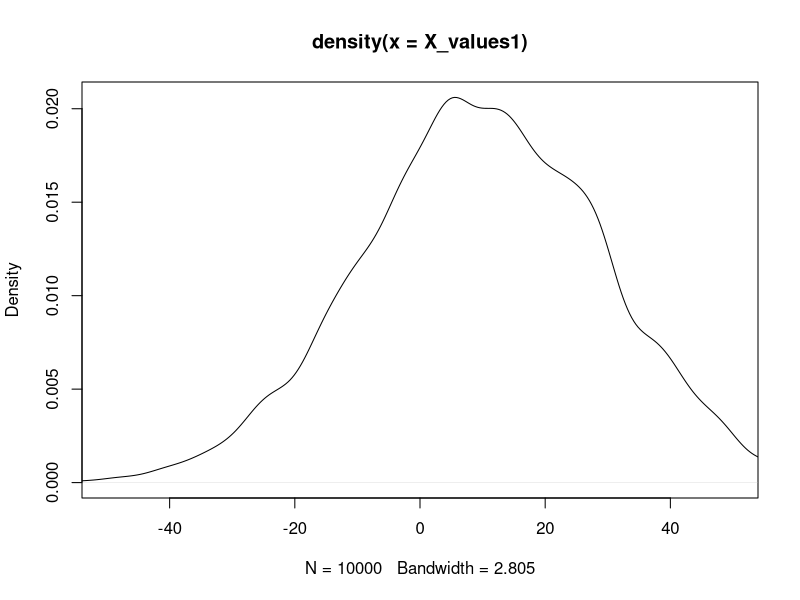

Reproduce this figure in R. (Note: this script raises an error after producing the figure.)
### A-kohta

MCMC = function(X_k, X, sample_size, lower_limit, upper_limit, acceptance=0){
  for (k in 2:sample_size){
    #k
    Y = runif(1, lower_limit,upper_limit)
    rho =  min(dnorm(Y,mean=10,sd=20) / dnorm(X[k-1],mean=10,sd=20), 1)
    #rho
    #runif(1)<rho
    if (runif(1)<rho){
      acceptance = acceptance + 1
      X[k] = Y
    } else {
      X[k] = X[k-1]
    }
  }
  # for (k in 2:sample_size){
  #   x = runif(1)
  #   rho = dnorm(x,mean=10,sd=20) / dnorm(Y[k-1],mean=10,sd=20)
  #   X[k] = Y[k-1] + (x - Y[k-1])*(runif(1)<rho)
  # }
  acceptance_ratio = acceptance / sample_size
  print(acceptance_ratio)
  return(list(X, acceptance_ratio))
}

sample_size = 10000
lower_limit = -100
upper_limit = 100
g_1 = runif(sample_size, lower_limit, upper_limit)

X = 10

return_list = MCMC(g_1, X, sample_size, lower_limit, upper_limit)
X_values1 = return_list[[1]]
a_ratio1 = return_list[[2]]
plot(density(X_values1), xlim = c(-50,50))


### B-kohta

MC_ratio = function(x, xt){
  (f(x)*g(xt, xt, sd))/(f(xt)*g(x, xt, sd))
}

f = function(x, mean=10,sd=20){
  dnorm(x, mean, sd)
}

g = function(x, xt, sd=variance){
  dnorm(x, xt, sd)
}

sample_size = 10000
# given_x = 10
X_values2 = NULL
X_values2[1] = 10
sd = 75
acceptance = 0
for (k in 2:sample_size){
  x = rnorm(1, X_values2[k-1], variance) #x
  # print(y)
  xt = X_values[k-1] #xt
  # print(x)
  mc = MC_ratio(x,xt)
  # print(mc)
  p = min(mc, 1)
  # print(p)
  d = rbinom(1,1,p)
  if (d == 1){
    acceptance = acceptance + 1
  }
  X_values2[k] = x*d + xt*(1-d)
  # print(X_values[k])
}

# X_values
a_ratio2 = acceptance / sample_size
# X_values
print(acceptance_ratio)

plot(density(X_values2))


### C-kohta

MC_ratio = function(x, xt){
  (f(x)*g(xt, xt, sd))/(f(xt)*g(x, xt, sd))
}

f = function(x, mean=10,sd=20){
  dnorm(x, mean, sd)
}

g = function(x, xt, sd=variance){
  dnorm(x, xt, sd)
}

sample_size = 10000
# given_x = 10
X_values3 = NULL
X_values3[1] = 10
sd = 75
l = 20
acceptance = 0

for (k in 2:sample_size){
  xt = X_values3[k-1]
  x = runif(1, xt-l, xt+l)
  # print(x)
  mc = MC_ratio(x,xt)
  # print(mc)
  p = min(mc, 1)
  # print(p)
  d = rbinom(1,1,p)
  if (d == 1){
    acceptance = acceptance + 1
  }
  X_values3[k] = x*d + xt*(1-d)
  # print(X_values[k])
}

a_ratio3 = acceptance / sample_size
# X_values
print(acceptance_ratio)
plot(density(X_values3), col='red')

lines(density(X_values2), col='blue')
lines(density(X_values1), col='green')
lines(density(rnorm(10000,10,20)), col='black')
legend(-75,0.020, legend=c('Kohdejakauma', 'a-kohta', 'b-kohta', 'c-kohta'), 
       fill=c('black', 'green', 'blue', 'red'))





